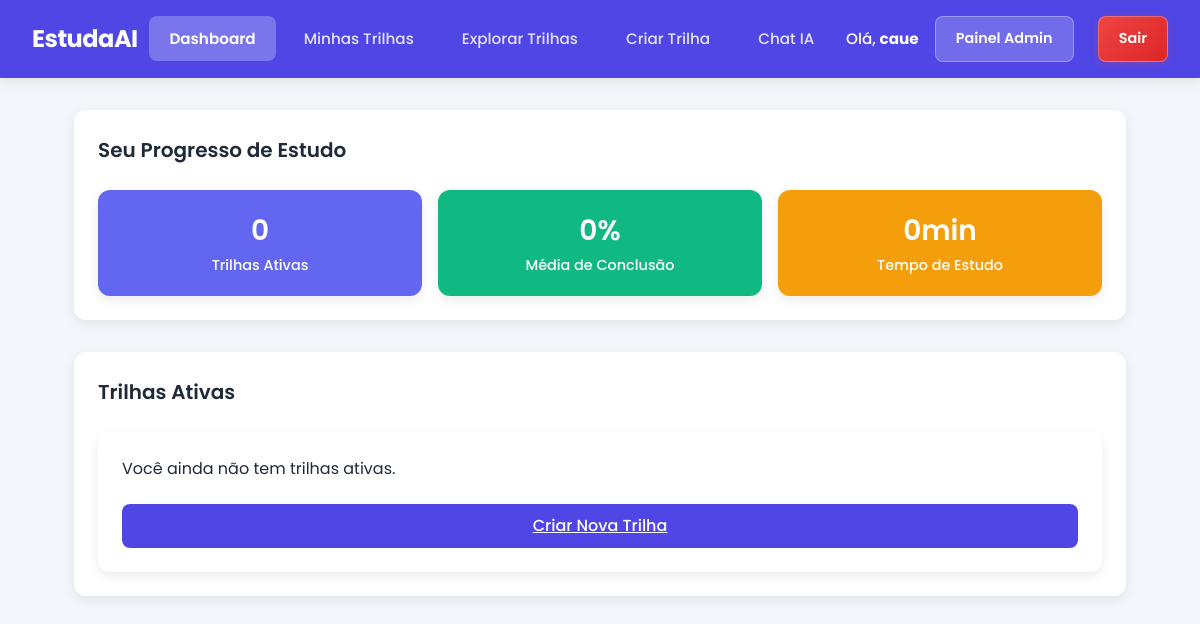
The app's page /usuarios/dashboard/ (signed in), older data.
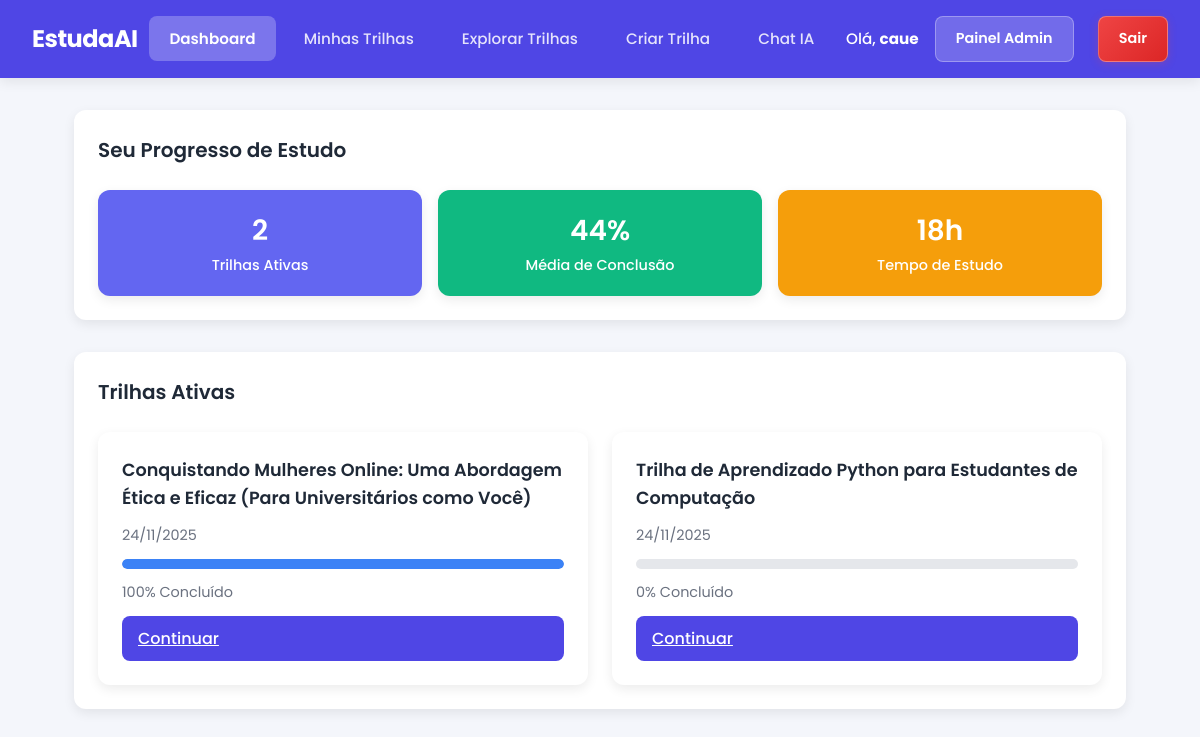
The same page, newer data.
### api/models.py (models this page shows, shortened)
class TrilhaCurso(models.Model):
    usuario = models.ForeignKey(
        Usuario, on_delete=models.CASCADE, related_name="trilhas_curso"
    )
    titulo = models.CharField(max_length=255)
    descricao = models.TextField(blank=True)
    area = models.ForeignKey(
        Area, on_delete=models.SET_NULL, null=True, blank=True, related_name="trilhas_curso"
    )
    solicitacao_original = models.TextField(
        blank=True,
        help_text="Texto original enviado pelo usuário (vazio para criação manual)"
    )
    conteudo_json = models.JSONField(
        help_text="Conteúdo completo da trilha em formato JSON"
    )
    ativa = models.BooleanField(default=True)
    data_criacao = models.DateTimeField(auto_now_add=True)
    data_atualizacao = models.DateTimeField(auto_now=True)
    class Meta:
        ordering = ["-data_criacao"]
        verbose_name = "Trilha de Curso (IA)"
        verbose_name_plural = "Trilhas de Curso (IA)"

### usuarios/views.py (the view)
# urls.py: path("dashboard/", views.dashboard, name="dashboard"),  # Página inicial pós-login
@login_required(login_url="login")
def dashboard(request):
    from django.contrib.messages import get_messages
    storage = get_messages(request)
    for message in storage:
        pass  # Apenas consome as mensagens sem fazer nada com elas
    trilhas = TrilhaCurso.objects.filter(
        usuario=request.user, ativa=True
    ).order_by("-data_criacao")
    trilhas_com_progresso = []
    total_atividades_geral = 0
    total_concluidas_geral = 0
    tempo_estudo_total = 0  # em minutos
    for trilha in trilhas:
        progressos = ProgressoTrilhaCurso.objects.filter(trilha=trilha)
        total_atividades = 0
        atividades_concluidas = 0
        if isinstance(trilha.conteudo_json, dict):
            modulos = trilha.conteudo_json.get('modulos', [])
            for modulo in modulos:
                aulas = modulo.get('aulas', [])
                total_atividades += len(aulas)
                for idx, aula in enumerate(aulas):
                    modulo_idx = modulos.index(modulo)
                    identificador = f"mod_{modulo_idx}_aula_{idx}"
                    progresso = progressos.filter(identificador=identificador, concluida=True).first()
                    if progresso:
                        duracao = aula.get('duracao', '')
                        if duracao:
                            tempo_minutos = extrair_minutos_de_duracao(duracao)
                            tempo_estudo_total += tempo_minutos
        atividades_concluidas = progressos.filter(concluida=True).count()
        total_atividades_geral += total_atividades
        total_concluidas_geral += atividades_concluidas
        percentual = 0
        if total_atividades > 0:
            percentual = int((atividades_concluidas / total_atividades) * 100)
        trilhas_com_progresso.append({
            'trilha': trilha,
            'percentual': percentual,
        })
    media_conclusao = 0
    if total_atividades_geral > 0:
        media_conclusao = int((total_concluidas_geral / total_atividades_geral) * 100)
    if tempo_estudo_total >= 60:
        horas = tempo_estudo_total // 60
        minutos = tempo_estudo_total % 60
        if minutos > 0:
            tempo_estudo_formatado = f"{horas}h {minutos}min"
        else:
            tempo_estudo_formatado = f"{horas}h"
    else:
        tempo_estudo_formatado = f"{tempo_estudo_total}min"
    context = {
        "trilhas_com_progresso": trilhas_com_progresso,
        "total_trilhas": trilhas.count(),
        "media_conclusao": media_conclusao,
        "tempo_estudo": tempo_estudo_formatado,
    }
    return render(request, "usuarios/dashboard.html", context)

### usuarios/views.py (called while the page is built)
def extrair_minutos_de_duracao(duracao_str):
    import re
    duracao_str = duracao_str.lower().strip()
    total_minutos = 0
    horas_match = re.search(r'(\d+)\s*h', duracao_str)
    if horas_match:
        total_minutos += int(horas_match.group(1)) * 60
    minutos_match = re.search(r'(\d+)\s*min', duracao_str)
    if minutos_match:
        total_minutos += int(minutos_match.group(1))
    return total_minutos

### usuarios/templates/usuarios/dashboard.html (shortened to what this page needs)
{% load static %}
<!DOCTYPE html>
<html lang="pt-BR">
<head>
    <link rel="stylesheet" href="{% static 'usuarios/dashboard-style.css' %}?v=3">
</head>
<body>
    <header class="navbar">
        <nav class="navbar-container">
            <a href="{% url 'dashboard' %}" class="logo">EstudaAI</a>
            <ul class="nav-links">
                <li><a href="{% url 'dashboard' %}" class="nav-link active">Dashboard</a></li>
                <li><a href="{% url 'minhas_trilhas' %}" class="nav-link">Minhas Trilhas</a></li>
                <li><a href="{% url 'trilhas_disponiveis' %}" class="nav-link">Explorar Trilhas</a></li>
                <li><a href="{% url 'criar_trilha' %}" class="nav-link">Criar Trilha</a></li>
                <li><a href="{% url 'chat_ia' %}" class="nav-link">Chat IA</a></li>
            </ul>
            <div class="user-info">
                <span class="user-text">Olá, <strong>{{ user.nome|default:user.username }}</strong></span>
                {% if user.is_staff %}
                <a href="{% url 'admin_dashboard' %}" class="admin-btn">Painel Admin</a>
                {% endif %}
                <a href="{% url 'logout' %}" class="logout-btn" title="Sair da conta">Sair</a>
            </div>
        </nav>
    </header>
    <main class="container">
        <section class="card">
            <h2 class="section-title">Seu Progresso de Estudo</h2>
            <div class="stats-grid">
                <div class="stat-card indigo">
                    <p class="stat-value">{{ total_trilhas }}</p>
                    <p class="stat-label">Trilhas Ativas</p>
                </div>
                <div class="stat-card green">
                    <p class="stat-value">{{ media_conclusao }}%</p>
                    <p class="stat-label">Média de Conclusão</p>
                </div>
                <div class="stat-card yellow">
                    <p class="stat-value">{{ tempo_estudo }}</p>
                    <p class="stat-label">Tempo de Estudo</p>
                </div>
            </div>
        </section>
        <section class="card">
            <h2 class="section-title dark">Trilhas Ativas</h2>
            <div class="trails-grid">
                {% for item in trilhas_com_progresso %}
                <div class="trail-card">
                    <h3 class="trail-title">{{ item.trilha.titulo }}</h3>
                    <p class="trail-info">
                        {{ item.trilha.data_criacao|date:"d/m/Y" }}
                    </p>
                    <div class="progress-bar">
                        <div class="progress-fill blue" style="width: {{ item.percentual }}%"></div>
                    </div>
                    <p class="progress-text">{{ item.percentual }}% Concluído</p>
                    <a href="{% url 'ver_trilha' item.trilha.id %}" class="btn-primary">Continuar</a>
                </div>
                {% empty %}
                <div class="trail-card">
                    <p>Você ainda não tem trilhas ativas.</p>
                    <a href="{% url 'criar_trilha' %}" class="btn-primary" style="text-align: center; display: block; margin-top: 10px;">Criar Nova Trilha</a>
                </div>
                {% endfor %}
            </div>
        </section>
    </main>
</body>
</html>

Row changes from the older to the newer data that the page shows:
added TrilhaCurso: trilha.titulo "Conquistando Mulheres Online: Uma Abordagem Ética e Eficaz (Para Universitários como Você)", trilha.data_criacao "24/11/2025", percentual "100"
added TrilhaCurso: trilha.titulo "Trilha de Aprendizado Python para Estudantes de Computação", trilha.data_criacao "24/11/2025", percentual "0"
Text that changed along with them:
{{ total_trilhas }}: "0" → "2"
{{ media_conclusao }}: "0" → "44"
{{ tempo_estudo }}: "0min" → "18h"
text no longer shown: "Você ainda não tem trilhas ativas. Criar Nova Trilha"
